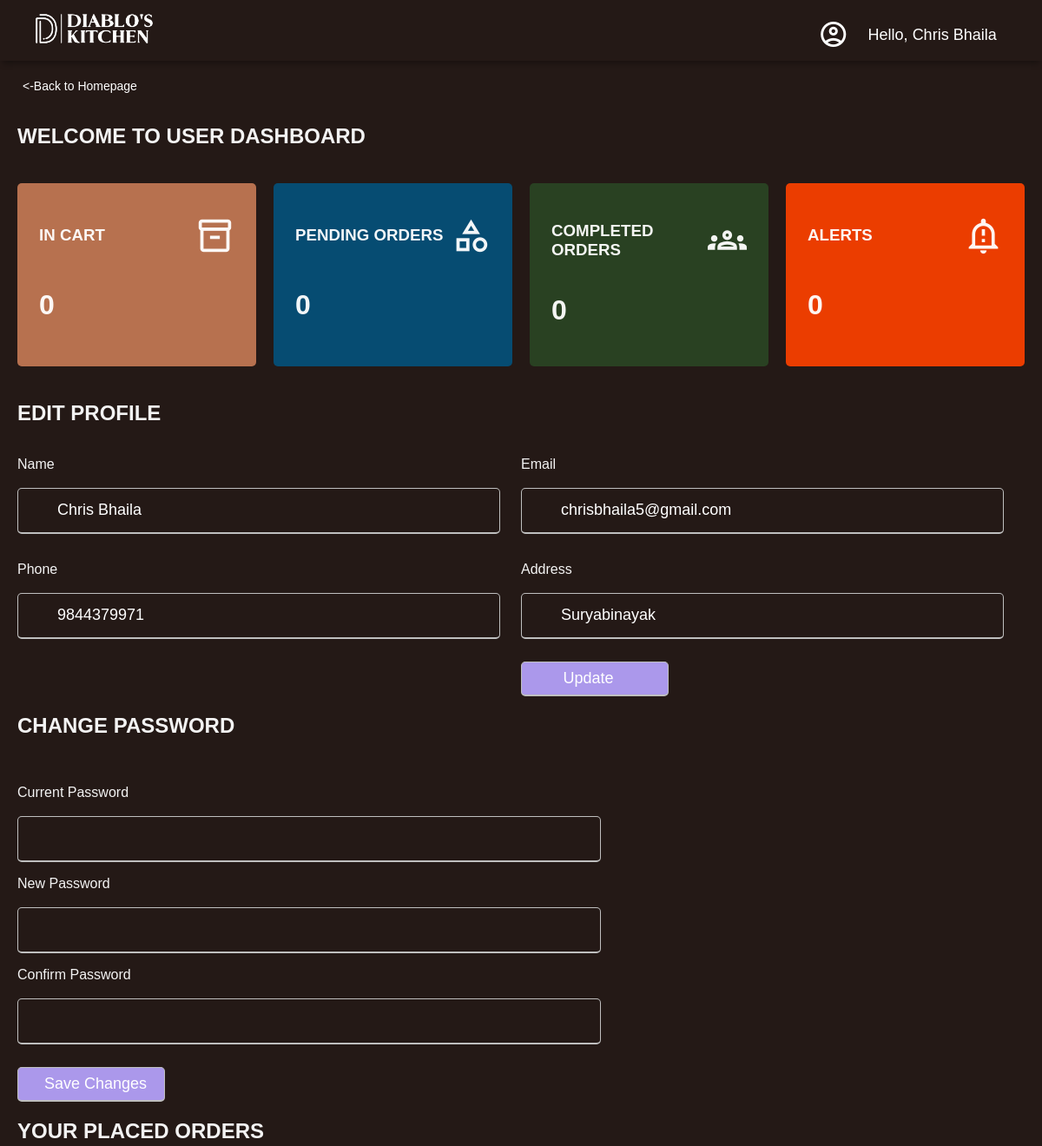
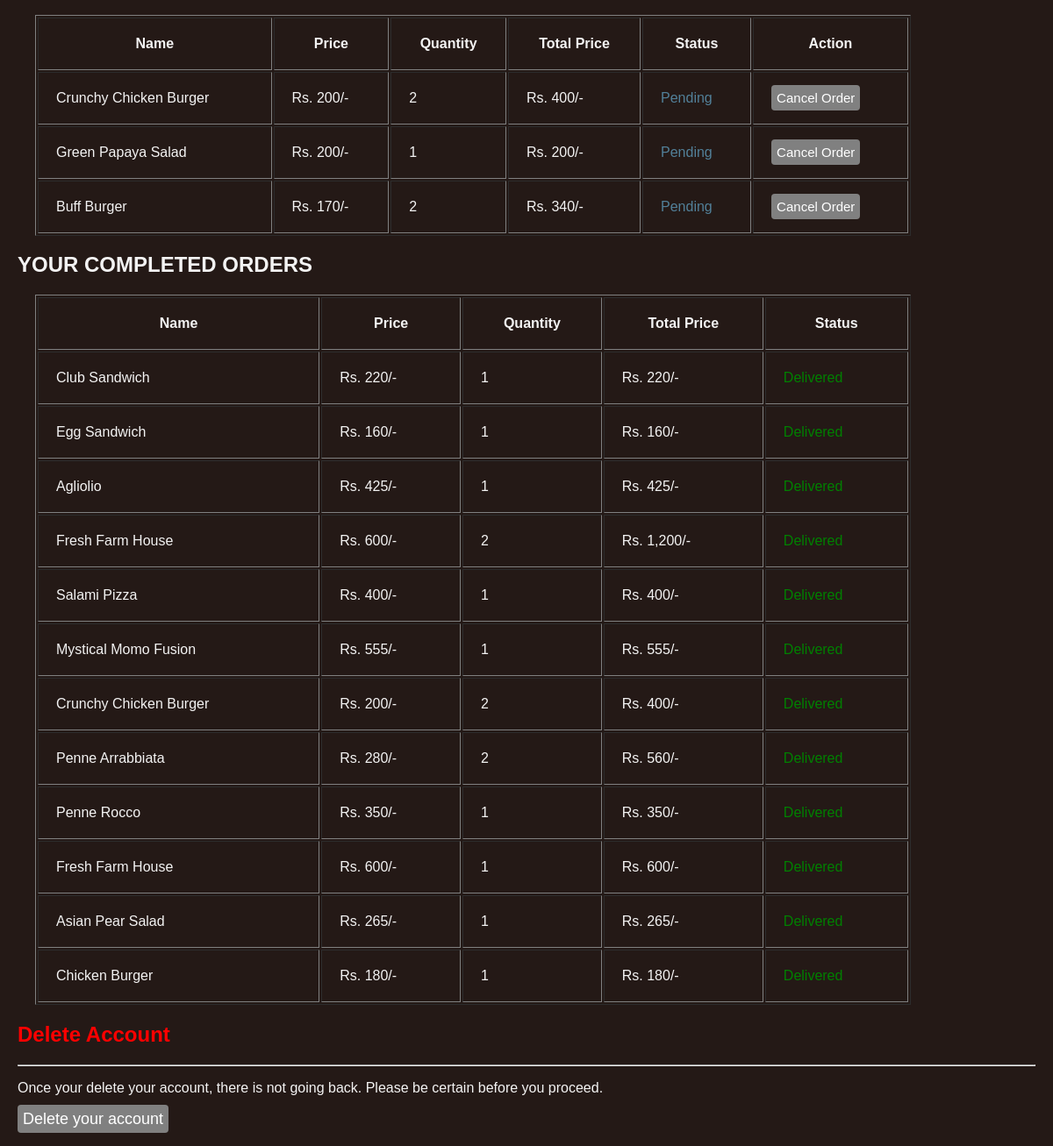
Screenshot of /homepage/dashboard.php (signed in) with the database file from the repository (2 pictures, top to bottom).
### tables this page shows
CREATE TABLE `user_info` (
  `ID` int(11) NOT NULL,
  `Email` varchar(255) NOT NULL,
  `Password` varchar(255) NOT NULL,
  `Name` char(20) NOT NULL,
  `phone_number` bigint(10) NOT NULL,
  `Address` char(255) NOT NULL,
  `reg_date` timestamp NOT NULL DEFAULT current_timestamp()
);

CREATE TABLE `placed_order` (
  `order_id` int(255) NOT NULL,
  `user_id` int(255) NOT NULL,
  `name` char(255) NOT NULL,
  `order_name` varchar(255) NOT NULL,
  `order_price` int(100) NOT NULL,
  `order_quantity` int(100) NOT NULL,
  `email` varchar(255) NOT NULL,
  `phone_number` bigint(10) NOT NULL,
  `address` varchar(255) NOT NULL,
  `status` varchar(255) NOT NULL,
  `placed_date` timestamp NOT NULL DEFAULT current_timestamp()
);

CREATE TABLE `completed_orders` (
  `id` int(255) NOT NULL,
  `order_id` int(255) NOT NULL,
  `user_id` int(255) NOT NULL,
  `user_name` varchar(255) NOT NULL,
  `order_name` varchar(255) NOT NULL,
  `order_price` int(255) NOT NULL,
  `order_quantity` int(255) NOT NULL,
  `email` varchar(255) NOT NULL,
  `phone_number` bigint(255) NOT NULL,
  `completed_date` timestamp NOT NULL DEFAULT current_timestamp()
);

### homepage/dashboard.php (the view, shortened to what this page needs)
<?php
include("../dbconn.php");
?>
<!DOCTYPE html>
<html lang="en">
<head>
    <link rel="stylesheet" href="style/dashboard.css">
</head>
<body>
<div class="grid-container">
    <header class="header">
        <div class="header-left">
            <img src="../images/ddw.png" alt="logo">
        </div>
        <div class="header-right">
            <p><span class="material-icons-outlined">account_circle</span></p>
            <a><?php
                if(isset($_SESSION['UID'])) {
                    $ID = $_SESSION['UID'];
                    $res=mysqli_query($conn,"SELECT name FROM user_info WHERE ID='$ID'");
                    $row=mysqli_fetch_assoc($res);
                    $name = $row['name'];
                    echo "Hello, ".$name;
                } else {
                    echo '<p>User not logged in.</p>';
                }
                ?></a>
        </div>
    </header>
    <main class="main-container">
        <div class="back">
            <a href="Restaurant.php"><-Back to Homepage</a>
        </div>
        <div class="main-title">
            <h2>WELCOME TO USER DASHBOARD</h2>
        </div>
        <div class="main-cards">
            <div class="card">
                <div class="card-inner">
                    <h3>IN CART</h3>
                    <span class="material-icons-outlined">inventory_2</span>
                </div>
                <h1><?php
                    if(isset($_SESSION['UID'])) {
                        $ID = $_SESSION['UID'];
                        $sql = "SELECT sum(quantity) FROM transactions where customer_id=$ID";
                        $result = mysqli_query($conn, $sql);
                        while($row = mysqli_fetch_array($result))
                        {
                            if($row['sum(quantity)']==null)
                            {
                                echo "0";
                            }
                            else
                            {
                                echo $row['sum(quantity)'];
                            }
                        }
                    }
                    else {
                        echo '<p>User not logged in.</p>';
                    }
                ?></h1>
            </div>
            <div class="card">
                <div class="card-inner">
                    <h3>PENDING ORDERS</h3>
                    <span class="material-icons-outlined">category</span>
                </div>
                <h1><?php
                    if(isset($_SESSION['UID'])) {
                        $ID = $_SESSION['UID'];
                        $sql = "SELECT sum(order_quantity) FROM placed_order where user_id=$ID AND status='pending'";
                        $result = mysqli_query($conn, $sql);
                        while($row = mysqli_fetch_array($result))
                            {
                                if($row['sum(order_quantity)']==null)
                                {
                                    echo "0";
                                }
                                else
                                {
                                    echo $row['sum(order_quantity)'];
                                }
                            }
                    } else {
                        echo '<p>User not logged in.</p>';
                    }
                ?></h1>
            </div>
            <div class="card">
                <div class="card-inner">
                    <h3>COMPLETED ORDERS</h3>
                    <span class="material-icons-outlined">groups</span>
                </div>
                <h1><?php
                    if(isset($_SESSION['UID'])) {
                        $ID = $_SESSION['UID'];
                        $sql = "SELECT sum(order_quantity) FROM placed_order where user_id=$ID AND status='completed'";
                        $result = mysqli_query($conn, $sql);
                        while($row = mysqli_fetch_array($result))
                            {
                                if($row['sum(order_quantity)']==null)
                                {
                                    echo "0";
                                }
                                else
                                {
                                    echo $row['sum(order_quantity)'];
                                }
                            }
                    } else {
                        echo '<p>User not logged in.</p>';
                    }
                ?></h1>
            </div>
            <div class="card">
                <div class="card-inner">
                    <h3>ALERTS</h3>
                    <span class="material-icons-outlined">notification_important</span>
                </div>
                <h1>0</h1>
            </div>
        </div>
        <div class="editpro">
            <h2>EDIT PROFILE</h2>
        </div>
        <form action="" method="post" class="upform" onsubmit="return update()">
            <p>Name<br><br>
                <input type="text" name="name" value="<?php
                if(isset($_SESSION['UID'])) {
                    $ID = $_SESSION['UID'];
                    $res=mysqli_query($conn,"SELECT name FROM user_info WHERE ID='$ID'");
                    $row=mysqli_fetch_assoc($res);
                    $name = $row['name'];
                    echo $name;
                } else {
                    echo '<p>User not logged in.</p>';
                }
                ?>" required></p>
            <p>Email<br><br>
                <input type="email" name="email" id="email" value="<?php
                if(isset($_SESSION['UID'])) {
                    $ID = $_SESSION['UID'];
                    $res=mysqli_query($conn,"SELECT email FROM user_info WHERE ID='$ID'");
                    $row=mysqli_fetch_assoc($res);
                    $email = $row['email'];
                    echo $email;
                } else {
                    echo '<p>User not logged in.</p>';
                }
                ?>" required>
            </p>
            <p>Phone<br><br>
                <input type="number" name="phone_number" id="num" maxlength="10" value="<?php
                if(isset($_SESSION['UID'])) {
                    $conn=mysqli_connect('localhost','root','','diablosignproto1');
                    $ID = $_SESSION['UID'];
                    $res=mysqli_query($conn,"SELECT phone_number FROM user_info WHERE ID='$ID'");
                    $row=mysqli_fetch_assoc($res);
                    $phone_number = $row['phone_number'];
                    echo $phone_number;
                } else {
                    echo '<p>User not logged in.</p>';
                }
                ?>" required max="9999999999" min="0" maxlength="10"></p>
            <p>Address<br><br>
                <input type="text" name="address" value="<?php
                if(isset($_SESSION['UID'])) {
                    $conn=mysqli_connect('localhost','root','','diablosignproto1');
                    $ID = $_SESSION['UID'];
                    $res=mysqli_query($conn,"SELECT address FROM user_info WHERE ID='$ID'");
                    $row=mysqli_fetch_assoc($res);
                    $address = $row['address'];
                    echo $address;
                } else {
                    echo '<p>User not logged in.</p>';
                }
                ?>" required></p>
            <br><input type="submit" name="submit" value="Update" id="upd">
        </form>
        <?php
            include("changePWuser.php");
        ?>
        <div class="tab">
            <h2>YOUR PLACED ORDERS</h2>
            <table border="1" cellpadding="20" class="tabe">
                <thead>
                    <th>Name</th>
                    <th>Price</th>
                    <th>Quantity</th>
                    <th>Total Price</th>
                    <th>Status</th>
                    <th>Action</th>
                    <tbody>
                    <?php
                        $select_product = mysqli_query($conn, "SELECT * FROM `placed_order` where user_id='$ID'") or die('Query failed.');
                        if(mysqli_num_rows($select_product) > 0)
                        {
                            while($fetch_product = mysqli_fetch_assoc($select_product))
                            {
                    ?>
                                <tr><td><div class="name"><?php echo $fetch_product['order_name']?></div></td>
                                <td><div class="price"><?php echo "Rs. ".$fetch_product['order_price']."/-"?></div></td>
                                <td><div class="quantity"><?php echo $fetch_product['order_quantity']?></div></td>
                                <td>Rs. <?php echo $sub_total = number_format($fetch_product['order_price']*$fetch_product['order_quantity']);?>/-</td>
                                <td><div class="status">
                                    <?php
                                            echo 'Pending';
                                    ?></div></td>
                                    <td><input type="hidden" name="order_id" value="<?php echo $fetch_product['order_id']?>">
                                <div class="cancel">
                                <a href="dashboard.php?remove=<?php echo $fetch_product['order_id']?>" class="delete-btn"
                                    onclick="return confirm('Are you sure you want to cancel this order?');">Cancel Order</a></td></tr></div>
                    <?php
                            }
                        }
                        else
                        {
                            echo '<tr><td style="padding: 20px; text-transform: capitalize; text-align: center;" colspan="6">No Pending Items</td></tr>';
                        }
                    ?>
            <h2>YOUR COMPLETED ORDERS</h2>
            <table border="1" cellpadding="20">
                <thead>
                    <th>Name</th>
                    <th>Price</th>
                    <th>Quantity</th>
                    <th>Total Price</th>
                    <th>Status</th>
                    <tbody>
                    <?php
                        $select_product = mysqli_query($conn, "SELECT * FROM `completed_orders` where user_id='$ID'") or die('Query failed.');
                        if(mysqli_num_rows($select_product) > 0)
                        {
                            while($fetch_product = mysqli_fetch_assoc($select_product))
                            {
                    ?>
                                <tr><td><div class="name"><?php echo $fetch_product['order_name']?></div></td>
                                <td><div class="price"><?php echo "Rs. ".$fetch_product['order_price']."/-"?></div></td>
                                <td><div class="quantity"><?php echo $fetch_product['order_quantity']?></div></td>
                                <td>Rs. <?php echo $sub_total = number_format($fetch_product['order_price']*$fetch_product['order_quantity']);?>/-</td>
                                <td><div class="c-status">Delivered</div></td></tr>
                    <?php
                            }
                        }
                        else
                        {
                            echo '<tr><td style="padding: 20px; text-transform: capitalize; text-align: center;" colspan="6">No Orders Yet</td></tr>';
                        }
                    ?>
                    </tbody>
                </thead>
            </table>
            <div class="delete">
                <h2 style="color: red;">Delete Account</h2>
                <hr>
                <p>Once your delete your account, there is not going back. Please be certain before you proceed.</p>
                <form><a href="dashboard.php?remove1=<?php echo $_SESSION['UID']?>" class="delete-btn"
                                onclick="return confirm('Are you sure you want to delete your account?');">Delete your account</a>
                            </form>
            </div>
</body>
</html>

### rows the page displays
user_info: Name "Chris Bhaila", name "Chris Bhaila", email "chrisbhaila5@gmail.com", phone_number "9844379971", address "Suryabinayak"
placed_order: order_name "Crunchy Chicken Burger", order_price "200", order_quantity "2", order_price+order_quantity "400"
placed_order: order_name "Green Papaya Salad", order_price "200", order_quantity "1"
placed_order: order_name "Buff Burger", order_price "170", order_quantity "2", order_price+order_quantity "340"
completed_orders: order_name "Club Sandwich", order_price "220", order_quantity "1"
completed_orders: order_name "Egg Sandwich", order_price "160", order_quantity "1"
completed_orders: order_name "Agliolio", order_price "425", order_quantity "1"
completed_orders: order_name "Fresh Farm House", order_price "600", order_quantity "2", order_price+order_quantity "1,200"
completed_orders: order_name "Salami Pizza", order_price "400", order_quantity "1"
completed_orders: order_name "Mystical Momo Fusion", order_price "555", order_quantity "1"
completed_orders: order_name "Crunchy Chicken Burger", order_price "200", order_quantity "2", order_price+order_quantity "400"
completed_orders: order_name "Penne Arrabbiata", order_price "280", order_quantity "2", order_price+order_quantity "560"
completed_orders: order_name "Penne Rocco", order_price "350", order_quantity "1"
completed_orders: order_name "Fresh Farm House", order_price "600", order_quantity "1"
completed_orders: order_name "Asian Pear Salad", order_price "265", order_quantity "1"
completed_orders: order_name "Chicken Burger", order_price "180", order_quantity "1"
